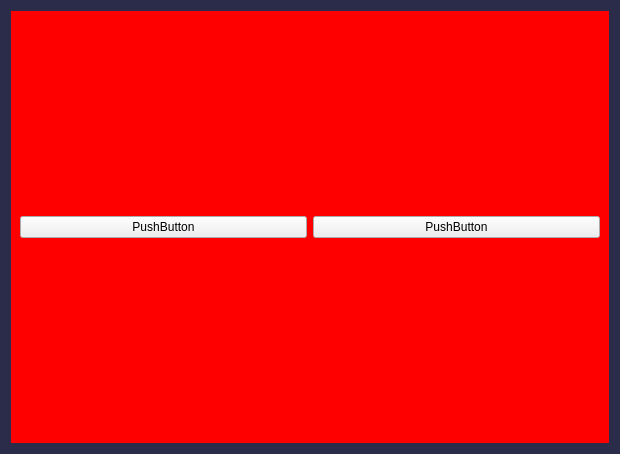
<?xml version="1.0" encoding="UTF-8"?>
<ui version="4.0">
 <class>Form</class>
 <widget class="QWidget" name="Form">
  <property name="windowModality">
   <enum>Qt::WindowModal</enum>
  </property>
  <property name="geometry">
   <rect>
    <x>0</x>
    <y>0</y>
    <width>620</width>
    <height>454</height>
   </rect>
  </property>
  <property name="windowTitle">
   <string>Form</string>
  </property>
  <property name="styleSheet">
   <string notr="true">#Form{
	background-color: #2a2c49;
}
#widget, #widget_2{
	background-color: red;
}
</string>
  </property>
  <layout class="QVBoxLayout" name="verticalLayout">
   <item>
    <widget class="QWidget" name="widget" native="true">
     <layout class="QHBoxLayout" name="horizontalLayout">
      <item>
       <widget class="QPushButton" name="pushButton">
        <property name="text">
         <string>PushButton</string>
        </property>
       </widget>
      </item>
      <item>
       <widget class="QPushButton" name="pushButton_2">
        <property name="text">
         <string>PushButton</string>
        </property>
       </widget>
      </item>
     </layout>
    </widget>
   </item>
  </layout>
 </widget>
 <resources/>
 <connections/>
</ui>
